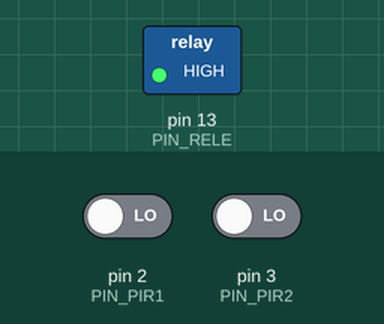
Simulated run of this sketch. Board: Arduino Uno, built with avr-gcc and run on an emulated ATmega328P. Parts: switched loads named in the sketch (green lamp = pin HIGH). Inputs (shaded band) come from the test bench; at power-on: pin 2 (PIN_PIR1) LOW, pin 3 (PIN_PIR2) LOW.

Above: at 0.1 s.
At 20.1 s:
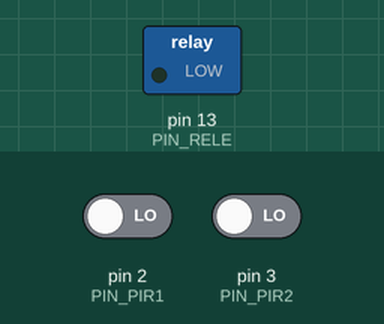
Timing chart, 0 to 21.6 s (numbered marks = the images above):
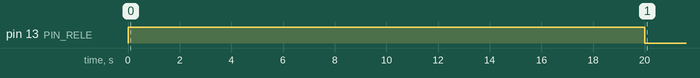

Measured:
- by itself, pin 13 (PIN_RELE): LOW → HIGH at 0.00 s, → LOW 20.0 s later

The sketch:

hc_sr501.ino
```cpp
//  Управление светодиодной лентой датчиками движения SR501

unsigned long counttime; // выделение памяти для счетчика

#define PIN_RELE  13 // назначаем порт для реле
#define PIN_PIR1  2 // назначаем порт для PIR1 sensor
#define PIN_PIR2  3 // назначаем порт для PIR2 sensor

void setup()
{
pinMode(PIN_RELE, OUTPUT);
pinMode(PIN_PIR1, INPUT);
pinMode(PIN_PIR2, INPUT);
}

void loop()
{
    if (digitalRead(PIN_PIR1) == HIGH || digitalRead(PIN_PIR2) == HIGH) {
        counttime = millis();
    }

    if (millis() - counttime > 20000) {
        digitalWrite(PIN_RELE, LOW);
    } else {
        digitalWrite(PIN_RELE, HIGH);
    }


}
```
